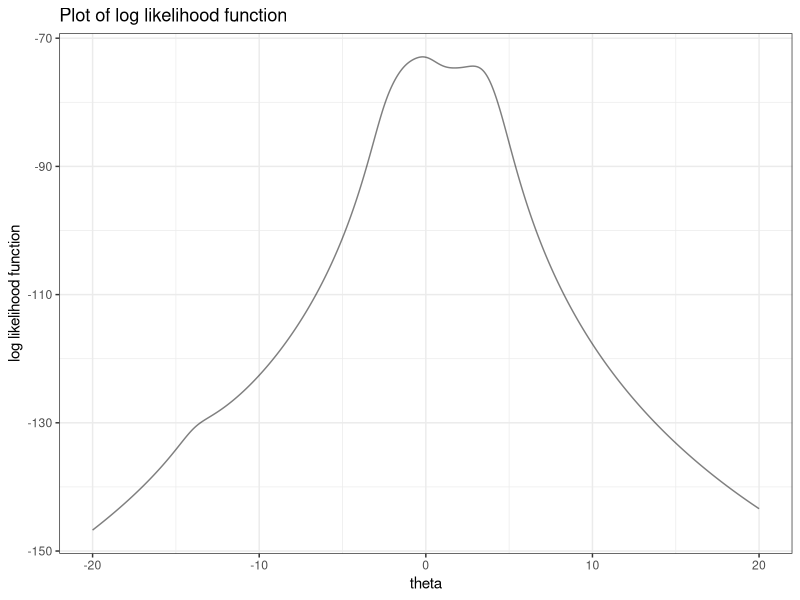
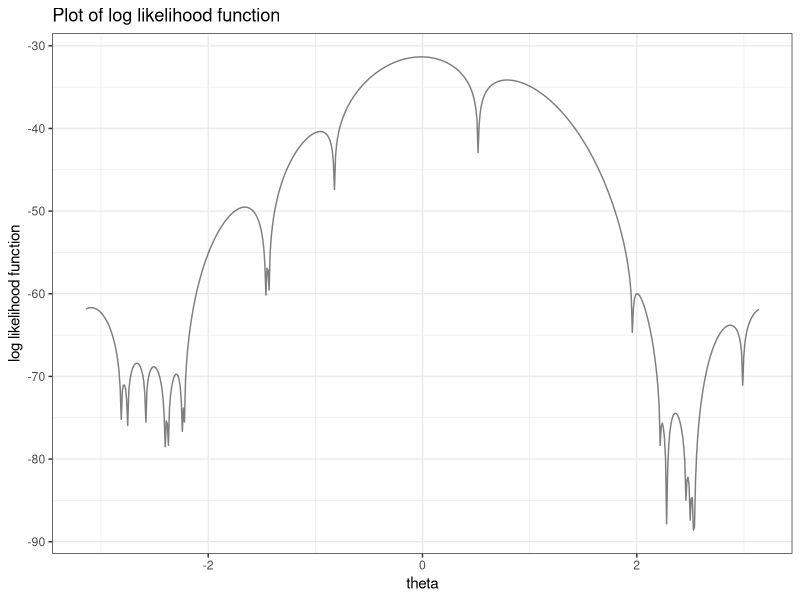
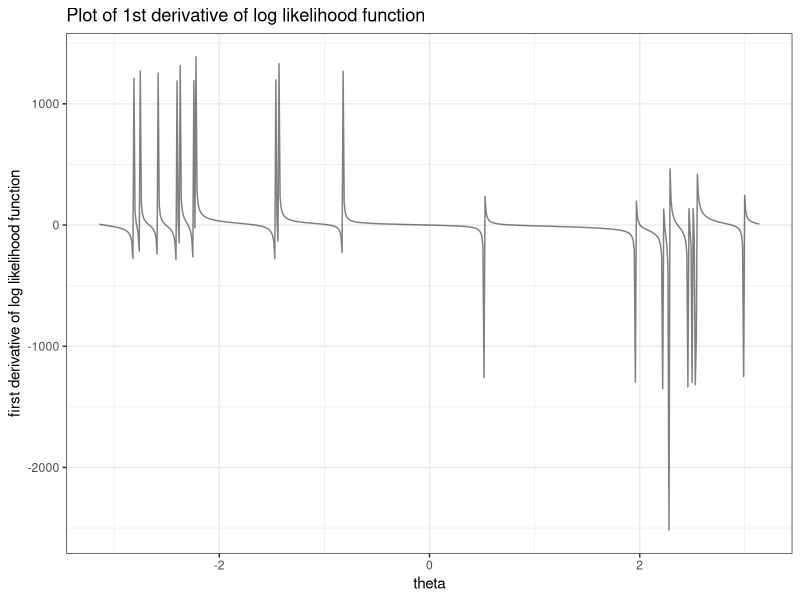
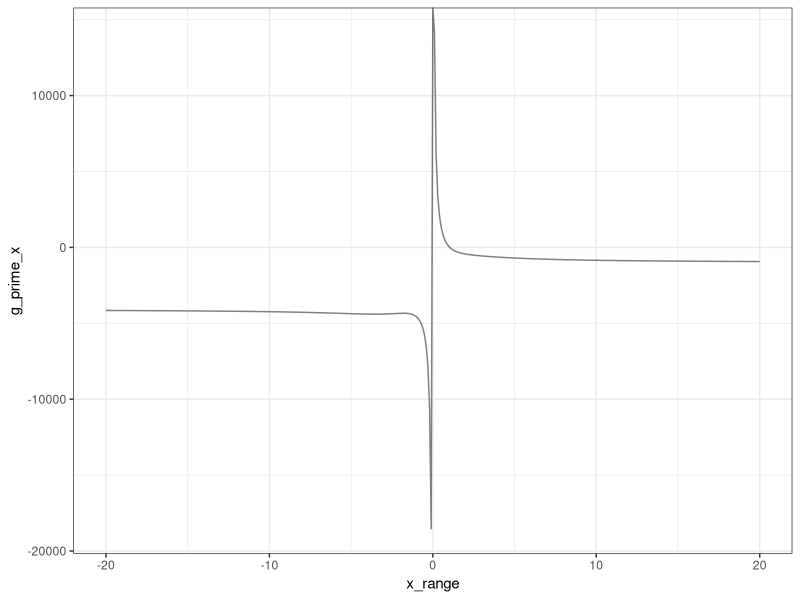
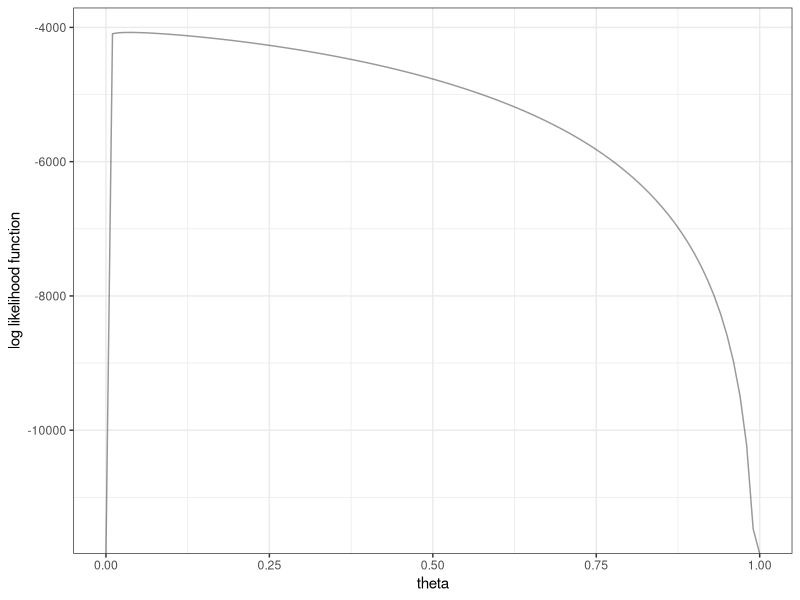

Recreate these plots in R, in order.
## ---- chunk 1
knitr::opts_chunk$set(echo = TRUE)
library(tidyverse)
library(plotrix)
## ---- chunk 2
# Import data
x_value = c(1.77, -0.23, 2.76, 3.80, 3.47, 
            56.75, -1.34, 4.24, -2.44, 3.29, 
            3.71, -2.40, 4.53, -0.07, -1.05, 
            -13.87, -2.53, -1.75, 0.27, 43.21)

# Define the log likelihood function
log_likelihood = function(x, theta) {
  l = -20*log(pi) - sum(log(1+(x-theta)^2))
  return(l)
} 

# Define the first derivative function of the log likelihood function
l_derivative_1 = function(x, theta) {
  l_1 = 2*sum((x-theta)/(1+(x-theta)^2))
  return(l_1)
}

# Define the second derivative function of the log likelihood function
l_derivative_2 = function(x, theta) {
  l_2 = 2*sum(((x-theta)^2-1)/(1+(x-theta)^2)^2)
  return(l_2)
}

# Graph the log likelihood function
theta_range = seq(-20, 20, 0.001)
n_loop = length(theta_range)
log_likelihood_value = numeric(n_loop)
for (i in 1:n_loop) {
  log_likelihood_value[i] = log_likelihood(x_value, theta_range[i])
}
result_l = cbind(theta_range, log_likelihood_value) %>% as.data.frame()
result_l %>% 
  ggplot(aes(x = theta_range, y = log_likelihood_value)) + geom_line(alpha = 0.5) +
  theme_bw() + labs(
    x = "theta",
    y = "log likelihood function",
    title = "Plot of log likelihood function"
  )
## ---- chunk 3
n_iteration = 1000
theta_iteration = numeric(n_iteration)
theta_iteration[1] = mean(x_value)
# Mean of the data as the starting point
for (i in 2:n_iteration) {
  theta_iteration[i] = theta_iteration[i-1] - l_derivative_1(x_value, theta_iteration[i-1])/l_derivative_2(x_value, theta_iteration[i-1])
}
tail(theta_iteration)

# Starting point = -11
theta_iteration[1] = -11
for (i in 2:n_iteration) {
  theta_iteration[i] = theta_iteration[i-1] - l_derivative_1(x_value, theta_iteration[i-1])/l_derivative_2(x_value, theta_iteration[i-1])
}
tail(theta_iteration)

# Starting point = -1
theta_iteration[1] = -1
for (i in 2:n_iteration) {
  theta_iteration[i] = theta_iteration[i-1] - l_derivative_1(x_value, theta_iteration[i-1])/l_derivative_2(x_value, theta_iteration[i-1])
}
tail(theta_iteration)

# Starting point = 0
theta_iteration[1] = 0
for (i in 2:n_iteration) {
  theta_iteration[i] = theta_iteration[i-1] - l_derivative_1(x_value, theta_iteration[i-1])/l_derivative_2(x_value, theta_iteration[i-1])
}
tail(theta_iteration)

# Starting point = 1.5
theta_iteration[1] = 1.5
for (i in 2:n_iteration) {
  theta_iteration[i] = theta_iteration[i-1] - l_derivative_1(x_value, theta_iteration[i-1])/l_derivative_2(x_value, theta_iteration[i-1])
}
tail(theta_iteration)

# Starting point = 4
theta_iteration[1] = 4
for (i in 2:n_iteration) {
  theta_iteration[i] = theta_iteration[i-1] - l_derivative_1(x_value, theta_iteration[i-1])/l_derivative_2(x_value, theta_iteration[i-1])
}
tail(theta_iteration)

# Starting point = 4.7
theta_iteration[1] = 4.7
for (i in 2:n_iteration) {
  theta_iteration[i] = theta_iteration[i-1] - l_derivative_1(x_value, theta_iteration[i-1])/l_derivative_2(x_value, theta_iteration[i-1])
}
tail(theta_iteration)

# Starting point = 7
theta_iteration[1] = 7
for (i in 2:n_iteration) {
  theta_iteration[i] = theta_iteration[i-1] - l_derivative_1(x_value, theta_iteration[i-1])/l_derivative_2(x_value, theta_iteration[i-1])
}
tail(theta_iteration)

# Starting point = 8
theta_iteration[1] = 8
for (i in 2:n_iteration) {
  theta_iteration[i] = theta_iteration[i-1] - l_derivative_1(x_value, theta_iteration[i-1])/l_derivative_2(x_value, theta_iteration[i-1])
}
tail(theta_iteration)

# Starting point = 38
theta_iteration[1] = 38
for (i in 2:n_iteration) {
  theta_iteration[i] = theta_iteration[i-1] - l_derivative_1(x_value, theta_iteration[i-1])/l_derivative_2(x_value, theta_iteration[i-1])
}
tail(theta_iteration)
## ---- chunk 4
# Starting points = -1 and 1
L = -1
U = 1
n_iteration = 100000
theta_iteration = numeric(n_iteration)
for (i in 1:n_iteration) {
  theta_iteration[i] = (L + U)/2
  eval_1 = l_derivative_1(x_value, theta_iteration[i])
  eval_2 = l_derivative_1(x_value, L)
  eval_3 = eval_1 * eval_2
  if(eval_3 < 0) {
    U = theta_iteration[i]
  } else {L = theta_iteration[i]}
}

tail(theta_iteration)

# Starting points = 1 and 2
L = 1
U = 2
n_iteration = 100000
theta_iteration = numeric(n_iteration)
for (i in 1:n_iteration) {
  theta_iteration[i] = (L + U)/2
  eval_1 = l_derivative_1(x_value, theta_iteration[i])
  eval_2 = l_derivative_1(x_value, L)
  eval_3 = eval_1 * eval_2
  if(eval_3 < 0) {
    U = theta_iteration[i]
  } else {L = theta_iteration[i]}
}

tail(theta_iteration)

# Starting points = 50 and 52
L = 50
U = 55
n_iteration = 100000
theta_iteration = numeric(n_iteration)
for (i in 1:n_iteration) {
  theta_iteration[i] = (L + U)/2
  eval_1 = l_derivative_1(x_value, theta_iteration[i])
  eval_2 = l_derivative_1(x_value, L)
  eval_3 = eval_1 * eval_2
  if(eval_3 < 0) {
    U = theta_iteration[i]
  } else {L = theta_iteration[i]}
}

tail(theta_iteration)
## ---- chunk 5
# Define the g function
g_function = function(theta, alpha) {
  g_value = theta + alpha*l_derivative_1(x_value, theta)
  return(g_value)
}
# Without scaling (alpha = 1)
n_iteration = 2000000
theta_iteration = numeric(n_iteration)
theta_iteration[1] = -1
for (i in 2:n_iteration) {
  theta_iteration[i] = g_function(theta_iteration[i-1], 1)
}

tail(theta_iteration)

# Alpha = 0.64
n_iteration = 100000
theta_iteration = numeric(n_iteration)
theta_iteration[1] = -1
for (i in 2:n_iteration) {
  theta_iteration[i] = g_function(theta_iteration[i-1], 0.64)
}

tail(theta_iteration)


# Alpha = 0.25
n_iteration = 100
theta_iteration = numeric(n_iteration)
theta_iteration[1] = -1
for (i in 2:n_iteration) {
  theta_iteration[i] = g_function(theta_iteration[i-1], 0.25)
}

tail(theta_iteration)

head(theta_iteration)
## ---- chunk 6
# Alpha = 0.25, starting point = 0
n_iteration = 100
theta_iteration = numeric(n_iteration)
theta_iteration[1] = 0
for (i in 2:n_iteration) {
  theta_iteration[i] = g_function(theta_iteration[i-1], 0.25)
}

tail(theta_iteration)
theta_iteration

# Alpha = 0.25, starting point = 2
n_iteration = 100
theta_iteration = numeric(n_iteration)
theta_iteration[1] = 2
for (i in 2:n_iteration) {
  theta_iteration[i] = g_function(theta_iteration[i-1], 0.25)
}

tail(theta_iteration)
theta_iteration
## ---- chunk 7
# Define the secant function
secant_function = function(theta1, theta2) {
  f_xi = l_derivative_1(x_value, theta2)
  f_xi_1 = l_derivative_1(x_value, theta1)
  theta_new = theta2 - f_xi*(theta2-theta1)/(f_xi-f_xi_1)
  return(theta_new)
}

# Starting points = -2 and -1
n_iteration = 10
theta_iteration = numeric(n_iteration)
theta_iteration[1] = -2
theta_iteration[2] = -1
for (i in 3:n_iteration) {
  theta_iteration[i] = secant_function(theta_iteration[i-2], theta_iteration[i-1])
}
tail(theta_iteration)

# Starting points = -3 and 3
n_iteration = 10
theta_iteration = numeric(n_iteration)
theta_iteration[1] = -3
theta_iteration[2] = 3
for (i in 3:n_iteration) {
  theta_iteration[i] = secant_function(theta_iteration[i-2], theta_iteration[i-1])
}
tail(theta_iteration)

# Starting points = 50 and 55
n_iteration = 10
theta_iteration = numeric(n_iteration)
theta_iteration[1] = 50
theta_iteration[2] = 55
for (i in 3:n_iteration) {
  theta_iteration[i] = secant_function(theta_iteration[i-2], theta_iteration[i-1])
}
tail(theta_iteration)
## ---- chunk 8
# Import data
x_observed = c(3.91, 4.85, 2.28, 4.06, 3.70, 4.04, 5.46, 3.53, 2.28, 1.96, 2.53, 3.88, 2.22, 3.47, 4.82, 2.46, 2.99,
2.54, 0.52, 2.50)

# Define the log likelihood function
l_function = function(x, theta) {
  l_value = -20*log(2*pi) + sum(log(1-cos(x-theta)))
  return(l_value)
}

# Define the 1st derivative of the log likelihood function
l_derivative_1 = function(x, theta) {
  l_der_value = -sum(sin(x-theta)/(1-cos(x-theta)))
  return(l_der_value)
}

# Define the 2nd derivative of the log likelihood function
l_derivative_2 = function(x, theta) {
  l_second_der = -sum(1/(1-cos(x-theta)))
  return(l_second_der)
}
## ---- chunk 9
x_range = seq(-pi, pi, 0.01)
l_value = numeric(length(x_range))
l_derivative = numeric(length(x_range))
for (i in 1:length(x_range)) {
  l_value[i] = l_function(x_observed, x_range[i])
  l_derivative[i] = l_derivative_1(x_observed, x_range[i])
}
result = cbind(x_range, l_value, l_derivative) %>% as.data.frame()

# Plot the log likelihood function
result %>% 
  ggplot(aes(x = x_range, y = l_value)) + geom_line(alpha= 0.5) +
  theme_bw() + labs(
    x = "theta",
    y = "log likelihood function",
    title = "Plot of log likelihood function"
  )

# Plot the derivative of log likelihood function
result %>% 
  ggplot(aes(x = x_range, y = l_derivative)) + geom_line(alpha= 0.5) +
  theme_bw() + labs(
    x = "theta",
    y = "first derivative of log likelihood function",
    title = "Plot of 1st derivative of log likelihood function"
  )
## ---- chunk 10
# MME of theta
theta_mme = asin((mean(x_observed)-pi));theta_mme
## ---- chunk 11
n_iteration = 100
theta_iteration = numeric(n_iteration)
theta_iteration[1] = theta_mme
# MME of theta as the starting point
for (i in 2:n_iteration) {
  theta_iteration[i] = theta_iteration[i-1] - l_derivative_1(x_observed, theta_iteration[i-1])/l_derivative_2(x_observed, theta_iteration[i-1])
}
tail(theta_iteration)

# Starting point = -2.7
theta_iteration = numeric(n_iteration)
theta_iteration[1] = -2.7
for (i in 2:n_iteration) {
  theta_iteration[i] = theta_iteration[i-1] - l_derivative_1(x_observed, theta_iteration[i-1])/l_derivative_2(x_observed, theta_iteration[i-1])
}
tail(theta_iteration)

# Starting point = 2.7
theta_iteration = numeric(n_iteration)
theta_iteration[1] = 2.7
for (i in 2:n_iteration) {
  theta_iteration[i] = theta_iteration[i-1] - l_derivative_1(x_observed, theta_iteration[i-1])/l_derivative_2(x_observed, theta_iteration[i-1])
}
tail(theta_iteration)
## ---- chunk 12
# Create starting values
start_values = seq(-pi, pi, length = 200)

# Newton-Raphson method for each starting values
convergence = numeric(200)
n_iteration = 100
theta_iteration = numeric(n_iteration)
for (j in 1:200) {
  # Set starting value
  theta_iteration[1] = start_values[j]
  # Find the convergence theta value
  for (i in 2:n_iteration) {
    theta_iteration[i] = theta_iteration[i-1] - l_derivative_1(x_observed, theta_iteration[i-1])/l_derivative_2(x_observed, theta_iteration[i-1])
  }
  convergence[j] = theta_iteration[100]
}

result_list = cbind(start_values, convergence)
result_list %>% knitr::kable()
## ---- chunk 13
# Define g'(x)
g_x_derivative = function(epsilon, x) {
  g_x_value = 1628/x - 1013 - 3062*(1-epsilon)*exp(-x)/(epsilon+(1-epsilon)*exp(-x))
  return(g_x_value)
}

# Define G1(x)
G1_x = function(epsilon, x) {
  G1_value = 1628*(epsilon+(1-epsilon)*exp(-x))/(3062*(1-epsilon)*exp(-x)+1013*(epsilon+(1-epsilon)*exp(-x)))
  return(G1_value)
}

# Plot the g'(x)
x_range = seq(-20, 20, 0.1)
g_prime_x = numeric(length(x_range))
for (i in 1:length(x_range)) {
  g_prime_x[i] = g_x_derivative(0.61489, x_range[i])
}
result = cbind(x_range, g_prime_x) %>% as.data.frame()
result %>% 
  ggplot(aes(x = x_range, y = g_prime_x)) + geom_line(alpha = 0.5) +
  theme_bw()

# Fixed point iteration with G1(x)
n_iteration = 20
x_list = numeric(n_iteration)
x_list = 1 # Starting value is 1
for (i in 2:n_iteration) {
  x_list[i] = G1_x(0.61489, x_list[i-1])
}
g_prime_x=g_x_derivative(0.61489, x_list)
result = cbind(x_list, g_prime_x) %>% as.data.frame()
result %>% knitr::kable()
## ---- chunk 14
# Define G2(x)
G2_x = function(epsilon, x) {
  G2_value = x + 1628/x - 1013 - 3062*(1-epsilon)*exp(-x)/(epsilon+(1-epsilon)*exp(-x))
  return(G2_value)
}

# Fixed point iteration with G2(x)
n_iteration = 5
x_list = numeric(n_iteration)
x_list[1] = 1 # Starting value = 1
for (i in 2:n_iteration) {
  x_list[i] = G2_x(0.61489, x_list[i-1])
}
g_prime_x=g_x_derivative(0.61489, x_list)
result = cbind(x_list, g_prime_x) %>% as.data.frame()
result %>% knitr::kable()
## ---- chunk 15
# Define G3(x)
G3_x = function(epsilon, x, alpha) {
  G3_value = x + alpha*(1628/x - 1013 - 3062*(1-epsilon)*exp(-x)/(epsilon+(1-epsilon)*exp(-x)))
  return(G3_value)
}

# Fixed point iteration with scaling
n_iteration = 10
x_list = numeric(n_iteration)
x_list[1] = 1
for (i in 2:n_iteration) {
  x_list[i] = G3_x(0.61489, x_list[i-1], 0.001)
}
g_prime_x=g_x_derivative(0.61489, x_list)
result = cbind(x_list, g_prime_x) %>% as.data.frame()
result %>% knitr::kable()
## ---- chunk 16
# Define the second derivative of g(x)
g_x_derivative_2 = function(epsilon, x) {
  second_deri_value = 3062*(1-epsilon)*epsilon*exp(-x)/(epsilon+(1-epsilon)*exp(-x))^2-1628/x^2
  return(second_deri_value)
}

# Newton-Raphson iteration with starting value 3
n_iteration = 5
x_list = numeric(n_iteration)
x_list[1] = 3
for (i in 2:n_iteration) {
  x_list[i] = x_list[i-1] - g_x_derivative(0.61489, x_list[i-1])/g_x_derivative_2(0.61489, x_list[i-1])
}
g_prime_x=g_x_derivative(0.61489, x_list)
result = cbind(x_list, g_prime_x) %>% as.data.frame()
result %>% knitr::kable()
## ---- chunk 17
n_iteration = 10
x_list = numeric(n_iteration)
x_list[1] = 1.5 # Starting value = 1.5
for (i in 2:n_iteration) {
  x_list[i] = x_list[i-1] - g_x_derivative(0.61489, x_list[i-1])/g_x_derivative_2(0.61489, x_list[i-1])
}
g_prime_x=g_x_derivative(0.61489, x_list)
result = cbind(x_list, g_prime_x) %>% as.data.frame()
result %>% knitr::kable()
## ---- chunk 18
# Define the secant function
secant_function = function(x_1, x_2) {
  f_xi = g_x_derivative(0.61489, x_2)
  f_xi_1 = g_x_derivative(0.61489, x_1)
  x_new = x_2 - f_xi*(x_2-x_1)/(f_xi-f_xi_1)
  return(x_new)
}

# Secant method with starting value = 1.5 and 1.49
n_iteration = 10
x_list = numeric(n_iteration)
x_list[1] = 1.5
x_list[2] = 1.49
for (i in 3:n_iteration) {
  x_list[i] = secant_function(x_list[i-2], x_list[i-1])
}
g_prime_x=g_x_derivative(0.61489, x_list)
result = cbind(x_list, g_prime_x) %>% as.data.frame()
result %>% knitr::kable()
## ---- chunk 19
# Initialization
n_iteration = 10
x_list = numeric(n_iteration)
x_list[1] = 1.5
x_list[2] = 1.49
x_list[3] = 1.48

# Define Muller's function
muller_function = function(x1,x2,x3) {
  f_i_2 = g_x_derivative(0.61489, x1)
  f_i_1 = g_x_derivative(0.61489, x2)
  f_i = g_x_derivative(0.61489, x3)
  dd = (f_i - 2*f_i_1 + f_i_2)/(x3 - x1)
  s = f_i - f_i_1 + (x3 - x1)/dd
  q = (x3-x2)/(x2-x1)
  A = q*f_i - q*(1+q)*f_i_1 + q^2*f_i_2
  B = (2*q+1)*f_i-(1+q)^2*f_i_1+q^2*f_i_2
  C = (1+q)*f_i
  x4 = x3-(x3-x2)*2*C/(B+sign(s)*sqrt(B^2-4*A*C))
  return(x4)
}

# Iterations
for (i in 4:n_iteration) {
  x_list[i] = muller_function(x_list[i-3], x_list[i-2], x_list[i-1])
}
g_prime_x=g_x_derivative(0.61489, x_list)
result = cbind(x_list, g_prime_x) %>% as.data.frame()
result %>% knitr::kable()
## ---- chunk 20
L = 1
U = 2
n_iteration = 25
x_list = numeric(n_iteration)
for (i in 1:n_iteration) {
  x_list[i] = (L + U)/2
  eval_1 = g_x_derivative(0.61489, x_list[i])
  eval_2 = g_x_derivative(0.61489, L)
  eval_3 = eval_1 * eval_2
  if(eval_3 < 0) {
    U = x_list[i]
  } else {L = x_list[i]}
}

g_prime_x=g_x_derivative(0.61489, x_list)
result = cbind(x_list, g_prime_x) %>% as.data.frame()
result %>% knitr::kable()
## ---- chunk 21
n_iteration = 10
x_list = numeric(n_iteration)
L = 1 # x0
U = 2 # x1
for (i in 1:n_iteration) {
  x_list[i] = (L*g_x_derivative(0.61489, U)-U*g_x_derivative(0.61489, L))/(g_x_derivative(0.61489, U) - g_x_derivative(0.61489, L))
  eval1 = g_x_derivative(0.61489, x_list[i])
  eval2 = g_x_derivative(0.61489, L)
  eval3 = eval1*eval2
  if (eval3<0) {
    U = x_list[i]
  } else {
    L = x_list[i]
  }
}
g_prime_x=g_x_derivative(0.61489, x_list)
result = cbind(x_list, g_prime_x) %>% as.data.frame()
result %>% knitr::kable()
## ---- chunk 22
n_iteration = 10
x_list = numeric(n_iteration)
L = 1 # x0
U = 2 # x1
x_list[1] = U  
FL = g_x_derivative(0.61489, L)
FU = g_x_derivative(0.61489, U)
for (i in 2:n_iteration) {
  x_list[i] = (L*FU - U*FL)/(FU-FL)
  eval = g_x_derivative(0.61489, x_list[i])*FL
  
  if(eval < 0) {
    U = x_list[i]
    FU = g_x_derivative(0.61489, U)
    if (FU*g_x_derivative(0.61489, x_list[i-1])>0) {
      FL = FL/2
    }
  } else {
    L = x_list[i]
    FL = g_x_derivative(0.61489, L)
    if (FL*g_x_derivative(0.61489, x_list[i-1])>0) {
      FU = FU/2
    }
  }
}
g_prime_x=g_x_derivative(0.61489, x_list)
result = cbind(x_list, g_prime_x) %>% as.data.frame()
result %>% knitr::kable()
## ---- chunk 23
# Import data
m = c(1997, 906, 904, 32)
sample_size = sum(m); sample_size
## ---- chunk 24
# Define the log likelihood function
log_L = function(theta) {
  log_L_value = m[1]*log((2+theta)/4)+(m[2]+m[3])*log((1-theta)/4)+m[4]*log(theta/4)
  return(log_L_value)
}

theta_range = seq(0, 1, 0.01)
log_L_plot_value = numeric(length(theta_range))
for (i in 1:length(theta_range)) {
  log_L_plot_value[i] = log_L(theta_range[i])
}
plot_variables = cbind(theta_range, log_L_plot_value) %>% as.data.frame()
# Plot the log likelihood function of theta
plot_variables %>% 
  ggplot(aes(x = theta_range, y = log_L_plot_value)) + geom_line(alpha = 0.4) +
  theme_bw() + labs(
    x = "theta",
    y = "log likelihood function"
  )
## ---- chunk 25
# Define the 1st derivative of log likelihood function
l_derivative_1 = function(theta) {
  derivative1 = 4*(m[1]/(2+theta) -(m[2]+m[3])/(1-theta) + m[4]/theta)
  return(derivative1)
}

# Define the 2nd derivative of log likelihood function
l_derivative_2 = function(theta) {
  derivative2 = 4*(-m[1]/(2+theta)^2-(m[2]+m[3])/(1-theta)^2-m[4]/theta^2)
  return(derivative2)
}

# Define the Fisher function
l_derivative_2_Fisher = function(theta) {
  m_expected = sample_size * c((2+theta)/4, (1-theta)/4, (1-theta)/4, theta/4)
  fisher = 4*(m_expected[1]/(2+theta)^2+(m_expected[2]+m_expected[3])/(1-theta)^2+m_expected[4]/theta^2)
  return(fisher)
}

n_iteration = 7
theta_list = numeric(n_iteration)
theta_list[1] = 0.0570461 # Starting value = 0.0570461
for (i in 2:n_iteration) {
  theta_list[i] = theta_list[i-1] - l_derivative_1(theta_list[i-1])/l_derivative_2(theta_list[i-1])
}
score_values = l_derivative_1(theta_list)
obs_Hessian = -l_derivative_2(theta_list)
exp_Hessian = l_derivative_2_Fisher(theta_list)
result = cbind(theta_list, score_values, obs_Hessian, exp_Hessian) %>% as.data.frame()
result %>% knitr::kable()

# Calculate the standard error
var_NR = (exp_Hessian[n_iteration])^(-1)
std_error_NR = sqrt(var_NR);std_error_NR
## ---- chunk 26
n_iteration = 10
theta_list = numeric(n_iteration)
theta_list[1] = 0.0570461 # Starting value = 0.0570461
for (i in 2:n_iteration) {
  theta_list[i] = theta_list[i-1] + l_derivative_1(theta_list[i-1])/l_derivative_2_Fisher(theta_list[i-1])
}
score_values = l_derivative_1(theta_list)
obs_Hessian = -l_derivative_2(theta_list)
exp_Hessian = l_derivative_2_Fisher(theta_list)
result = cbind(theta_list, score_values, obs_Hessian, exp_Hessian) %>% as.data.frame()
result %>% knitr::kable()

# Calculate the standard error
var_fisher = (exp_Hessian[n_iteration])^(-1)
std_error_fisher = sqrt(var_fisher);std_error_fisher
## ---- chunk 27
n_iteration = 10
theta_list = numeric(n_iteration)
theta_list[1] = 0.5 # Starting value = 0.5
for (i in 2:n_iteration) {
  theta_list[i] = theta_list[i-1] - l_derivative_1(theta_list[i-1])/l_derivative_2(theta_list[i-1])
}
score_values = l_derivative_1(theta_list)
obs_Hessian = -l_derivative_2(theta_list)
exp_Hessian = l_derivative_2_Fisher(theta_list)
result = cbind(theta_list, score_values, obs_Hessian, exp_Hessian) %>% as.data.frame()
result %>% knitr::kable()
## ---- chunk 28
n_iteration = 11
theta_list = numeric(n_iteration)
theta_list[1] = 0.5 # Starting value = 0.5
for (i in 2:n_iteration) {
  theta_list[i] = theta_list[i-1] + l_derivative_1(theta_list[i-1])/l_derivative_2_Fisher(theta_list[i-1])
}
score_values = l_derivative_1(theta_list)
obs_Hessian = -l_derivative_2(theta_list)
exp_Hessian = l_derivative_2_Fisher(theta_list)
result = cbind(theta_list, score_values, obs_Hessian, exp_Hessian) %>% as.data.frame()
result %>% knitr::kable()
## ---- chunk 29
# Import data
j = 1:4
y = c(76, 132, 15, 29)
n = c(20959, 12937, 6826, 4191)
x = matrix(c(
  1, 0, 0,
  1, 0, 1, 
  1, 1, 0,
  1, 1, 1
), 4, 3, byrow = T)
 
x = t(x) # Get the transpose of x

# Define the log likelihood function
log_L = function(beta) {
  l_beta = apply((y-n)*beta%*%x, 1, sum)-apply(log(1+exp(-beta%*%x)), 1, sum)
  return(l_beta)
}

# Define the 1st derivative of the log likelihood function
l_derivative_1 = function(beta) {
  p = 1/(1+exp(-beta%*%x))
  derivative1 = -(n*p-y)%*%t(x)
  return(derivative1)
}

l_derivative_2 = function(beta) {
  p = 1/(1+exp(-beta%*%x))
  derivative2 = -sum(n*p*(1-p))*x%*%t(x)
  return(derivative2)
}

n_iteration = 120
beta_list = matrix(0, n_iteration, 3)
beta_list[1, ] = c(-5, 0, 0) # set starting value = 5, 0, 0
for (i in 2:n_iteration) {
  beta_list[i,] = beta_list[i-1,] - l_derivative_1(beta_list[i-1,])%*%solve(l_derivative_2(beta_list[i-1,]))
  print(l_derivative_1(beta_list[i-1,]))
}

# Estimated beta
beta_est = round(beta_list, 2); beta_est
# Score 
for (i in 1:n_iteration) {
  print(l_derivative_1(beta_list[i,]))
}

# Hessian 
for (i in 1:n_iteration) {
  print(-l_derivative_2(beta_list[i,]))
}
